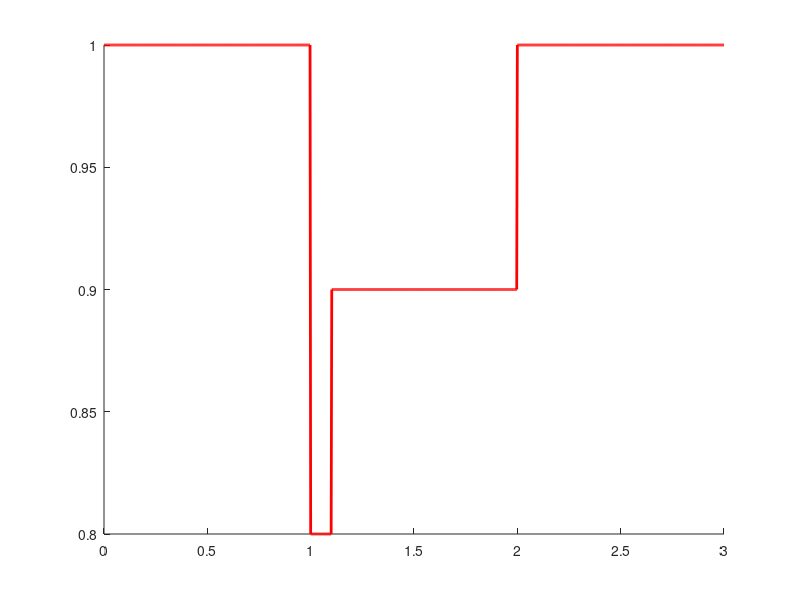

MATLAB code for this plot: (Note: this script raises an error after producing the figure.)
t = linspace(0, 3, 1000);
V = ones(size(t));
V(t >= 1   & t < 1.1) = 0.80;
V(t >= 1.1 & t < 2.0) = 0.90;

fig = figure('Units','inches','Position',[0 0 6 2],'Color','w');
ax  = axes(fig); hold(ax,'on');

h_main = plot(ax, t, V, 'r-', 'LineWidth', 2);

h_vl0 = yline(ax, 0.80, '--', 'Color', [1 0 1],   'LineWidth', 1.5);
h_vl1 = yline(ax, 0.90, '--', 'Color', [0.3 0.3 0.3], 'LineWidth', 1.5);

h_tvl0 = xline(ax, 1.0, ':', 'Color', [1 0 1],   'LineWidth', 1.5);
h_tvl1 = xline(ax, 1.1, ':', 'Color', [0.3 0.3 0.3], 'LineWidth', 1.5);

xlabel(ax, 'Time [sec]', 'Interpreter', 'latex', 'FontSize', 16);
ylabel(ax, 'Voltage',    'Interpreter', 'latex', 'FontSize', 16);
xlim(ax, [0 3]); ylim(ax, [0.75 1.02]);
grid(ax, 'on');
set(ax, 'FontSize', 12, 'TickDir','out');

set(ax, 'OuterPosition',[0 0 1 1], 'Position',[0.08 0.22 0.90 0.80]);
pbaspect(ax, [3.2 1 1]);


leg = legend(ax, [h_main, h_vl0, h_vl1, h_tvl0, h_tvl1], ...
    {'Voltage', ...
     '$V_{\ell{0}}\!-\!0.80\,\mathrm{pu}$', ...
     '$V_{\ell{1}}\!-\!0.90\,\mathrm{pu}$', ...
     '$t_{\ell{0}}\!-\!0.1\,\mathrm{s}$', ...
     '$t_{\ell{1}}\!-\!0.9\,\mathrm{s}$'}, ...
    'FontSize', 14, 'Box', 'on', 'Interpreter','latex', 'Location','east');
set(leg, 'ItemTokenSize', [9 5]);

exportgraphics(fig, 'voltage_waveform_plot.pdf', 'ContentType','vector', 'BackgroundColor','white');
